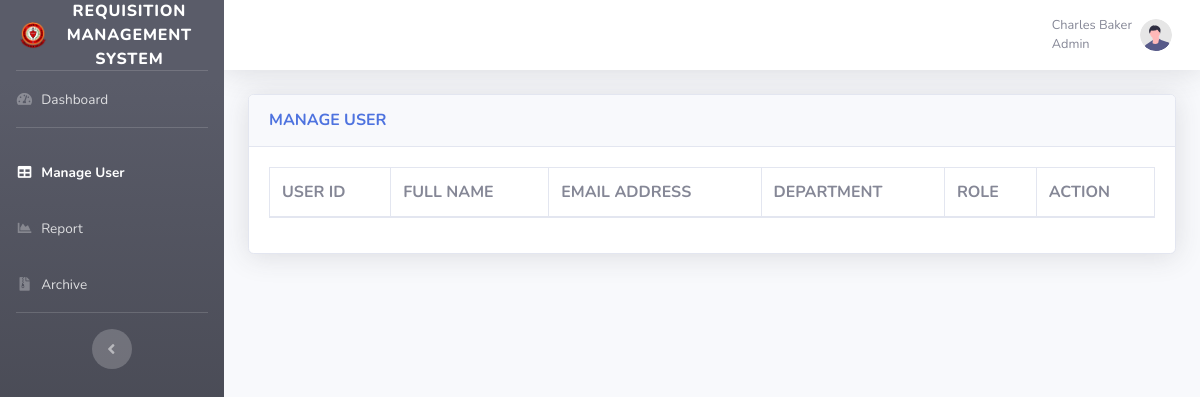
/RMS/admin-manage.php (signed in), run on an earlier commit of the app's database.
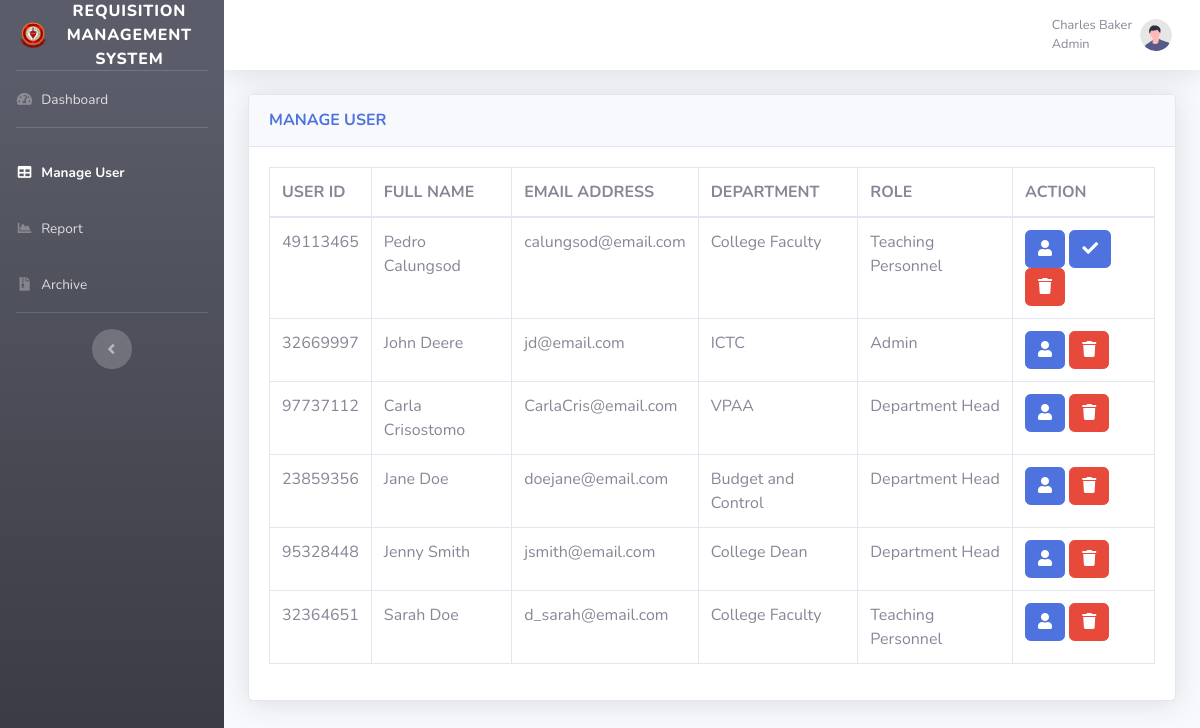
And on a later commit of the database.
### tables this page shows
CREATE TABLE `users` (
  `User_ID` int(11) NOT NULL,
  `Full_Name` varchar(25) NOT NULL,
  `Email` varchar(25) NOT NULL,
  `Department` varchar(60) NOT NULL,
  `Role` varchar(25) NOT NULL,
  `Password` varchar(70) NOT NULL,
  `Status` varchar(25) NOT NULL
);

### RMS/database/php/session.php (called while the page is built, shortened)
<?php
if(isset($_SESSION['sess']))
{
$sess = $_SESSION['sess'];
	if($sess == 'TRUE')
	{
	$user_id = $_SESSION['id'];
	}
}
else
{
$_SESSION['sess']='';
$sess = '';
}
?>

### RMS/admin-manage.php (the view, shortened to what the changed rows need)
<?php
include('database/php/conn.php');
include('database/php/session.php');
$userlist = '';
$getuser = mysqli_query($conn, "SELECT * FROM `users` WHERE `User_ID` != '$user_id' ORDER BY `Status` DESC, `Role` ASC");
while($users = mysqli_fetch_assoc($getuser))
{
	$id = $users['User_ID'];
	$fullname = $users['Full_Name'];
	$user_email = $users['Email'];
	$user_dept = $users['Department'];
	$user_role = $users['Role'];
	$user_stat = $users['Status'];
	if($user_stat == 'Pending')
	{
		$buttons = '
		<button type="" class="btn btn-primary" data-toggle="modal" data-target="#adminModal'.$id.'" name=""><i class="fas fa-user"></i></button>
		<button type="" class="btn btn-primary" data-toggle="modal" data-target="#approveModal'.$id.'" name=""><i class="fas fa-check"></i></button>
		<button type="" class="btn btn-danger" data-toggle="modal" data-target="#deleteModal'.$id.'" name=""><i class="fas fa-trash"></i></button>
		';
	}
	elseif($user_stat == 'Active')
	{
		$buttons = '
		<button type="" class="btn btn-primary" data-toggle="modal" data-target="#adminModal'.$id.'" name=""><i class="fas fa-user"></i></button>
		<button type="" class="btn btn-danger" data-toggle="modal" data-target="#deleteModal'.$id.'" name=""><i class="fas fa-trash"></i></button>
		';
	}
	$userlist .= '
	<tr>
	<td>'.$id.'</td>
	<td>'.$fullname.'</td>
	<td>'.$user_email.'</td>
	<td>'.$user_dept.'</td>
	<td>'.$user_role.'</td>
	<td>
	'.$buttons.'
	</td>
	</tr>
	';
}
?>
<!DOCTYPE html>
<html lang="en">
<head>
    <link href="vendor/fontawesome-free/css/all.min.css" rel="stylesheet" type="text/css">
    <link href="css/admin-dash-2.min.css" rel="stylesheet">
</head>
<body id="page-top">
    <div id="wrapper">
        <div id="content-wrapper" class="d-flex flex-column">
            <div id="content">
                <div class="container-fluid">
                    <div class="card shadow mb-4">
                        <div class="card-body">
                            <div class="table-responsive">
                                <table class="table table-bordered" id="dataTable" width="100%" cellspacing="0">
                                    <thead>
                                        <tr>
                                            <th>USER ID</th>
                                            <th>FULL NAME</th>
                                            <th>EMAIL ADDRESS</th>
                                            <th>DEPARTMENT</th>
                                            <th>ROLE</th>
                                            <th>ACTION</th>
                                        </tr>
                                    </thead>
                                    <tbody>
                                        <tr>
                                          <?php echo $userlist;?>
                                        </tr>
                                    </tbody>
                                </table>
                            </div>
                        </div>
                    </div>
                </div>
            </div>
        </div>
    </div>
</body>
</html>

What changed in the data, as far as the page shows it:
added users: User_ID "49113465", Full_Name "Pedro Calungsod", Email "calungsod@email.com", Department "College Faculty", Role "Teaching Personnel"
added users: User_ID "32669997", Full_Name "John Deere", Email "jd@email.com", Department "ICTC", Role "Admin"
added users: User_ID "97737112", Full_Name "Carla Crisostomo", Email "CarlaCris@email.com", Department "VPAA", Role "Department Head"
added users: User_ID "23859356", Full_Name "Jane Doe", Email "doejane@email.com", Department "Budget and Control", Role "Department Head"
added users: User_ID "95328448", Full_Name "Jenny Smith", Email "jsmith@email.com", Department "College Dean", Role "Department Head"
added users: User_ID "32364651", Full_Name "Sarah Doe", Email "d_sarah@email.com", Department "College Faculty", Role "Teaching Personnel"
